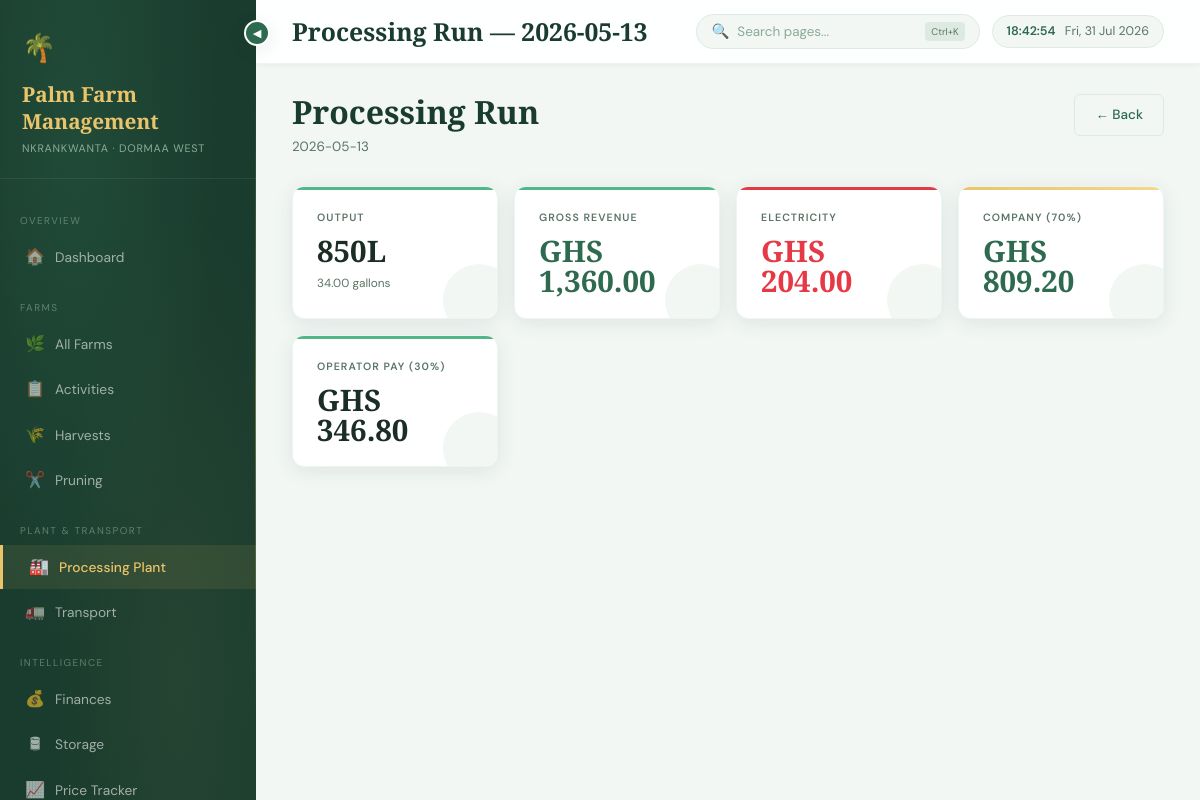
Page /plant/run/7 on the committed database.
### tables this page shows
CREATE TABLE processing_runs (
    id                          INTEGER PRIMARY KEY AUTOINCREMENT,
    date                        DATE NOT NULL,
    own_farms_litres            REAL DEFAULT 0,
    own_farms_gallons           REAL DEFAULT 0,
    own_farms_bunches           INTEGER DEFAULT 0,
    outside_farmers_litres      REAL DEFAULT 0,
    outside_farmers_gallons     REAL DEFAULT 0,
    outside_farmers_bunches     INTEGER DEFAULT 0,
    total_output_litres         REAL DEFAULT 0,
    total_output_gallons        REAL DEFAULT 0,
    gross_revenue               REAL DEFAULT 0,
    outside_farmer_fees         REAL DEFAULT 0,
    electricity_cost            REAL DEFAULT 0,
    net_revenue                 REAL DEFAULT 0,
    operator_pay                REAL DEFAULT 0,
    company_revenue             REAL DEFAULT 0,
    cash_collected              REAL DEFAULT 0,
    cash_outstanding            REAL DEFAULT 0,
    notes                       TEXT
);

### routes/plant.py (the view)
@plant_bp.route('/run/<int:run_id>')
def run_detail(run_id):
    run = query("SELECT * FROM processing_runs WHERE id=?", (run_id,), one=True)
    if not run:
        flash('Run not found.', 'error')
        return redirect(url_for('plant.index'))
    contributing = query("""
        SELECT prf.*, f.name AS farm_name FROM processing_run_farms prf
        JOIN farms f ON f.id=prf.farm_id WHERE prf.run_id=?
    """, (run_id,))
    return render_template('plant/run_detail.html', run=run, contributing=contributing)

### database/db.py (called while the page is built)
def get_connection():
    conn = sqlite3.connect(DB_PATH)
    conn.row_factory = sqlite3.Row
    conn.execute("PRAGMA foreign_keys = ON")
    return conn

def query(sql, params=(), one=False):
    conn = get_connection()
    cur = conn.execute(sql, params)
    rv = cur.fetchone() if one else cur.fetchall()
    conn.close()
    return rv

### templates/plant/run_detail.html (shortened to what this page needs)
{% extends 'base.html' %}
{% block page_title %}Processing Run — {{ run['date'] }}{% endblock %}
{% block content %}
<div class="page-header"><div><h2>Processing Run</h2><p>{{ run['date'] }}</p></div><a href="{{ url_for('plant.index') }}" class="btn btn-outline">← Back</a></div>
<div class="stat-grid">
  <div class="stat-card"><div class="stat-label">Output</div><div class="stat-value">{{ '{:,.0f}'.format(run['total_output_litres']) }}L</div><div class="stat-sub">{{ '{:,.2f}'.format(run['total_output_gallons']) }} gallons</div></div>
  <div class="stat-card"><div class="stat-label">Gross Revenue</div><div class="stat-value positive">GHS {{ '{:,.2f}'.format(run['gross_revenue']) }}</div></div>
  <div class="stat-card red"><div class="stat-label">Electricity</div><div class="stat-value negative">GHS {{ '{:,.2f}'.format(run['electricity_cost']) }}</div></div>
  <div class="stat-card gold"><div class="stat-label">Company (70%)</div><div class="stat-value positive">GHS {{ '{:,.2f}'.format(run['company_revenue']) }}</div></div>
  <div class="stat-card"><div class="stat-label">Operator Pay (30%)</div><div class="stat-value">GHS {{ '{:,.2f}'.format(run['operator_pay']) }}</div></div>
</div>
{% endblock %}

### templates/base.html (style rules this page uses)
:root { --green-dark: #1a3c2e; --green-mid: #2d6a4f; --green-light: #52b788; --green-pale: #d8f3dc; --green-wash: #eef7f1; --gold: #e9c46a; --gold-dark: #c49a2a; --gold-pale: #fdf3dc; --red: #e63946; --red-pale: #fdecea; --amber: #f4a261; --amber-pale: #fef0e0; --white: #ffffff; --off-white: #f8faf9; --surface: #f2f7f4; --border: #ddeae1; --border-soft: #eef4f0; --ink: #1a2e25; --ink-mid: #2c4235; --ink-soft: #5a7566; --ink-muted: #8aab97; --sidebar-w: 256px; --r-sm: 6px; --r: 12px; --r-lg: 18px; --shadow-sm: 0 1px 4px rgba(26,60,46,0.06); --shadow: 0 4px 20px rgba(26,60,46,0.09); --shadow-lg: 0 8px 40px rgba(26,60,46,0.13); --shadow-gold: 0 4px 20px rgba(196,154,42,0.2); }
*, *::before, *::after { box-sizing: border-box; margin: 0; padding: 0; }
html { scroll-behavior: smooth; }
body { font-family: 'DM Sans', sans-serif; background: var(--surface); color: var(--ink); display: flex; min-height: 100vh; font-size: 14px; line-height: 1.65; -webkit-font-smoothing: antialiased; }
.stat-grid { display: grid; grid-template-columns: repeat(auto-fit, minmax(190px, 1fr)); gap: 16px; margin-bottom: 24px; }
.stat-card { background: var(--white); border-radius: var(--r); padding: 22px 24px; box-shadow: var(--shadow); border: 1px solid var(--border-soft); position: relative; overflow: hidden; transition: transform 0.22s ease, box-shadow 0.22s ease; cursor: default; }
.stat-card::after { content: ''; position: absolute; top: 0; left: 0; right: 0; height: 3px; background: var(--green-light); border-radius: var(--r) var(--r) 0 0; }
.stat-card::before { content: ''; position: absolute; bottom: -18px; right: -18px; width: 72px; height: 72px; border-radius: 50%; background: var(--surface); }
.stat-card.gold::after { background: linear-gradient(90deg, var(--gold), #f4d88a); }
.stat-card.red::after { background: var(--red); }
.stat-label { font-size: 0.66rem; text-transform: uppercase; letter-spacing: 0.1em; color: var(--ink-soft); font-weight: 600; margin-bottom: 10px; }
.stat-value { font-family: 'Cormorant Garamond', serif; font-size: 1.85rem; font-weight: 700; color: var(--ink); line-height: 1; position: relative; z-index: 1; }
.stat-value.positive { color: var(--green-mid); }
.stat-value.negative { color: var(--red); }
.stat-sub { font-size: 0.74rem; color: var(--ink-soft); margin-top: 8px; position: relative; z-index: 1; }
.btn { display: inline-flex; align-items: center; gap: 7px; padding: 9px 20px; border-radius: var(--r-sm); font-family: 'DM Sans', sans-serif; font-size: 0.84rem; font-weight: 500; cursor: pointer; text-decoration: none; border: none; transition: all 0.2s cubic-bezier(0.34,1.56,0.64,1); }
.btn-outline { background: transparent; color: var(--green-mid); border: 1.5px solid var(--border); }
.page-header { display: flex; align-items: flex-start; justify-content: space-between; margin-bottom: 28px; }
.page-header h2 { font-family: 'Cormorant Garamond', serif; font-size: 2rem; font-weight: 600; color: var(--green-dark); line-height: 1.15; }
.page-header p { font-size: 0.84rem; color: var(--ink-soft); margin-top: 5px; }
.positive { color: var(--green-mid) !important; font-weight: 600; }
.negative { color: var(--red) !important; font-weight: 600; }

### rows in the picture
processing_runs: date "2026-05-13", total_output_litres "850", total_output_gallons "34.00", gross_revenue "1,360.00", electricity_cost "204.00", company_revenue "809.20", operator_pay "346.80"
